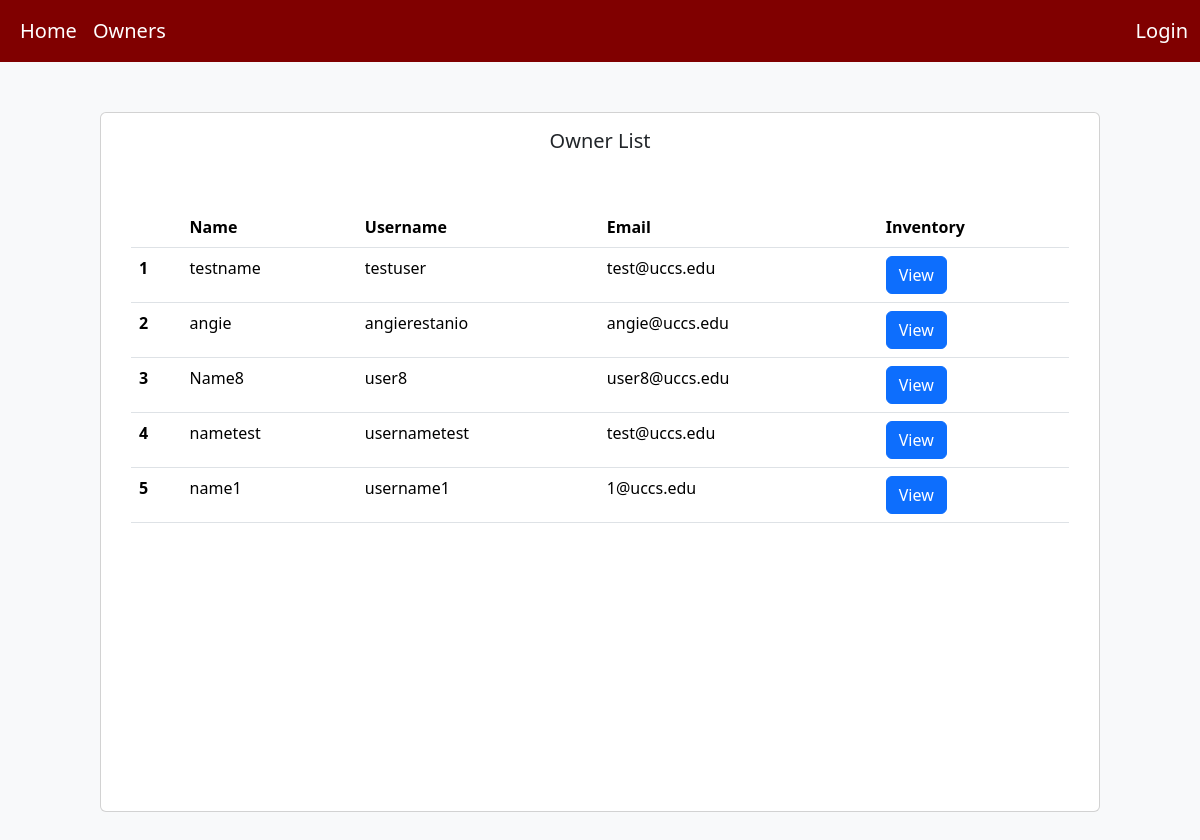
The app's page /owners/ with its own data.
### inventory_app/models.py (models this page shows, shortened)
class Owner(models.Model):
    user = models.OneToOneField(User, on_delete=models.CASCADE, null=True)
    name = models.CharField(max_length=200)
    email = models.CharField(max_length=200)
    INSURANCE_CHOICES = [
        (None, 'Select an option'),
        ('StateFarm', 'State Farm'),
        ('Allstate', 'Allstate'),
        ('USAA', 'USAA'),
        ('Lemonade', 'Lemonade'),
        ('Nationwide', 'Nationwide'),
        ('LibertyMutual', 'Liberty Mutual'),
        ('Travelers', 'Travelers'),
    ]
    insurance = models.CharField(max_length=100, choices=INSURANCE_CHOICES, blank=True, null=True)
    inventory = models.OneToOneField(Inventory, on_delete=models.CASCADE, unique=True, null=True)

### inventory_app/views.py (the view)
# urls.py: path('owners/',views.OwnerListView.as_view(), name='owners'),
class OwnerListView(generic.ListView):
    model = Owner

### inventory_app/templates/inventory_app/owner_list.html
{% extends 'inventory_app/base_template.html' %}
{% block content %}
<div class="container min-vh-100 d-flex justify-content-center">
  <div class="card" style="margin: 50px; width: 1000px;">
    <h5 class="text-center p-3">Owner List</h5>
    <div class="card-body" style="padding: 30px;">
        {% if owner_list %}
                <table class="table">
                    <thead>
                    <tr>
                        <th scope="col"> </th>
                        <th scope="col">Name</th>
                        <th scope="col">Username</th>
                        <th scope="col">Email</th>
                        <th scope="col">Inventory</th>
                    </tr>
                    </thead>
                    <tbody>
                        {% for owner in owner_list %}
                        <tr>
                        <th scope="row">{{ forloop.counter }}</th>
                        <td>{{ owner.name }}</td>
                        <td>{{ owner.user.username }}</td>
                        <td>{{ owner.email }}</td>
                        <td><a href="{% url 'inventory-detail' pk=owner.inventory.id %}" class="btn btn-primary me-2" role="button">View</td>
                        </tr>
                        {% endfor %}
                    </tbody>
                </table>
        {% else %}
            <p>There are no users registered.</p>
        {% endif %}
</div>
</div>
</div>
{% endblock %}

### records on screen
Owner: name "testname", user.username "testuser", email "test@uccs.edu"
Owner: name "angie", user.username "angierestanio", email "angie@uccs.edu"
Owner: name "Name8", user.username "user8", email "user8@uccs.edu"
Owner: name "nametest", user.username "usernametest", email "test@uccs.edu"
Owner: name "name1", user.username "username1", email "1@uccs.edu"
